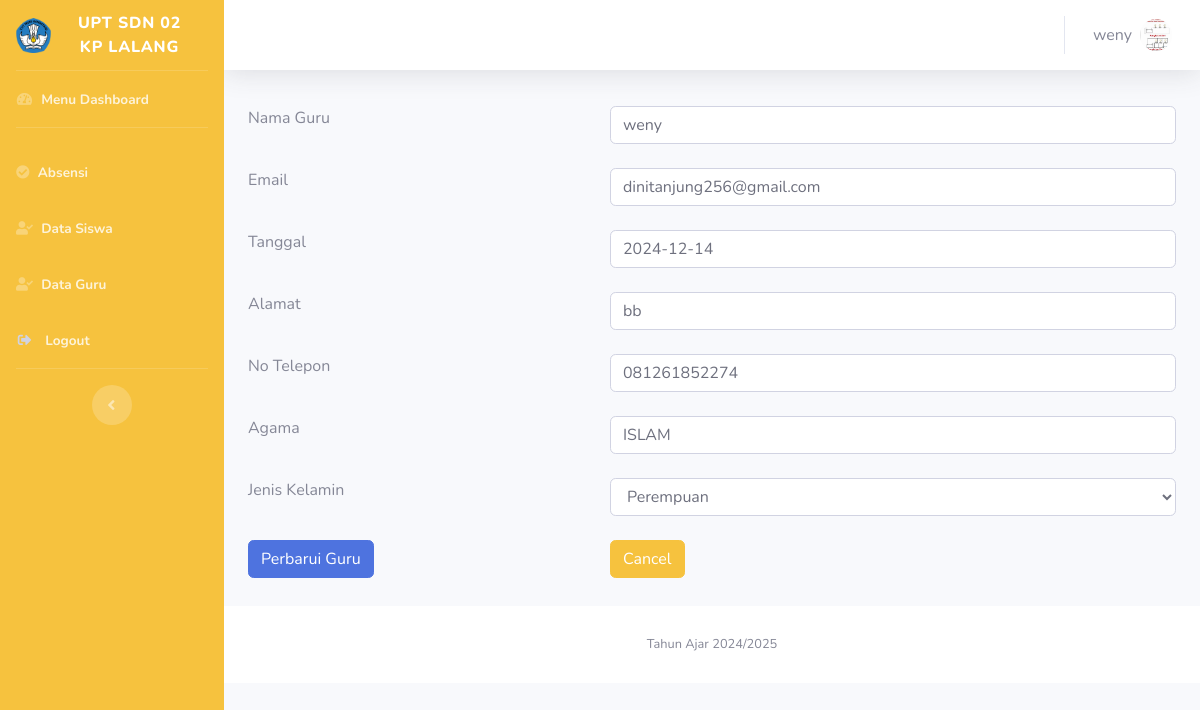
The app's page /editguru.php?edittabel=1 (signed in) with its own data.
### tables this page shows
CREATE TABLE `guru` (
  `NIDN` int(100) NOT NULL,
  `NAME` varchar(30) NOT NULL,
  `JK` varchar(50) NOT NULL DEFAULT '',
  `TGL_LAHIR` date NOT NULL,
  `EMAIL` varchar(30) NOT NULL,
  `PASSWORD` varchar(255) NOT NULL,
  `NO_HP` varchar(15) NOT NULL,
  `FOTO` varchar(255) NOT NULL,
  `AGAMA` varchar(20) NOT NULL,
  `ALAMAT` varchar(255) NOT NULL
);

### editguru.php (the view, shortened to what this page needs)
<?php
include "koneksi.php";
$NAME = $_SESSION["NAME"];
$FOTO = $_SESSION["FOTO"];
if (isset($_GET['edittabel'])) {
    $edit_id = $_GET['edittabel'];
    $query_edit = "SELECT * FROM guru WHERE NIDN = ?";
    $stmt_edit = mysqli_prepare($koneksi, $query_edit);
    mysqli_stmt_bind_param($stmt_edit, "i", $edit_id);
    mysqli_stmt_execute($stmt_edit);
    $result_edit = mysqli_stmt_get_result($stmt_edit);
    $edit_data = mysqli_fetch_assoc($result_edit);
    if ($edit_data) {
        $name = $edit_data['NAME'];
        $jk = $edit_data['JK'];
        $tanggal = $edit_data['TGL_LAHIR'];
        $email = $edit_data['EMAIL'];
        $no_hp = $edit_data['NO_HP'];
        $agama = $edit_data['AGAMA'];
        $alamat = $edit_data['ALAMAT'];
    } else {
        echo "<script>alert('Data tidak ditemukan!');</script>";
    }
}
?>
<!DOCTYPE html>
<html lang="en">
<head>
    <link href="vendor/fontawesome-free/css/all.min.css" rel="stylesheet" type="text/css">
    <link href="css/sb-admin-2.min.css" rel="stylesheet">
    <link href="vendor/datatables/dataTables.bootstrap4.min.css" rel="stylesheet">
</head>
<body id="page-top">
    <div id="wrapper">
        <ul class="navbar-nav bg-warning sidebar sidebar-dark accordion" id="accordionSidebar">
            <a class="sidebar-brand d-flex align-items-center justify-content-center" href="dashboard.php">
                <div class="sidebar-brand-icon">
                    <img src="img/logo.png" width="35">
                </div>
                <div class="sidebar-brand-text mx-3">UPT SDN 02 KP LALANG</div>
            </a>
            <hr class="sidebar-divider my-0">
            <li class="nav-item">
                <a class="nav-link" href="index.php">
                    <i class="fas fa-fw fa-tachometer-alt"></i>
                    <span class="font-weight-bold">Menu Dashboard</span></a>
            </li>
            <hr class="sidebar-divider">
            <li class="nav-item">
                <a class="nav-link" href="absen.php">
                    <i class="fas fa-check-circle"></i>
                    <span class="font-weight-bold">Absensi</span></a>
            </li>
            <li class="nav-item">
                <a class="nav-link" href="lihatsiswa.php">
                    <i class="fas fa-fw fa-user-check"></i>
                    <span class="font-weight-bold">Data Siswa</span></a>
            </li>
            <li class="nav-item">
                <a class="nav-link" href="lihatguru.php">
                <i class="fas fa-fw fa-user-check"></i>
                <span class="font-weight-bold">Data Guru</span></a>
            </li>
            <li class="nav-item">
                <a class="nav-link" href="#" data-toggle="modal" data-target="#logoutModal">
                    <i class="fas fa-sign-out-alt fa-sm fa-fw mr-2 text-gray-400"></i>
                    <span class="font-weight-bold">Logout</span>
                </a>
            </li>
            <hr class="sidebar-divider d-none d-md-block">
            <div class="text-center d-none d-md-inline">
                <button class="rounded-circle border-0" id="sidebarToggle"></button>
            </div>
        </ul>
        <div id="content-wrapper" class="d-flex flex-column">
            <div id="content">
                <nav class="navbar navbar-expand navbar-light bg-white topbar mb-4 static-top shadow">
                    <ul class="navbar-nav ml-auto">
                        <li class="nav-item dropdown no-arrow">
                            <a class="nav-link dropdown-toggle" href="#" id="userDropdown" role="button" data-toggle="dropdown" aria-haspopup="true" aria-expanded="false">
                                <span class="mr-2 text-gray-600"><?= $NAME; ?></span>
                                <img class="img-profile rounded-circle" src="uploads/<?= $FOTO; ?>">
                            </a>
                        </li>
                    </ul>
                </nav>
                <div class="container-fluid">
                    <div class="row">
                        <div class="table-responsive table--no-card m-b-30">
                            <?php if (isset($_GET['edittabel'])) { ?>
                                <form action="" method="post">
                                    <div class="form-group">
                                        <table class="table table-borderless">
                                            <tbody>
                                                <tr>
                                                    <td>Nama Guru</td>
                                                    <td><input type="text" class="form-control" name="name" autocomplete="off" value="<?= $name; ?>"></td>
                                                </tr>
                                                <tr>
                                                    <td>Email</td>
                                                    <td><input type="text" class="form-control" name="email" autocomplete="off" value="<?= $email; ?>"></td>
                                                </tr>
                                                <tr>
                                                    <td>Tanggal</td>
                                                    <td><input type="text" class="form-control" value="<?= $tanggal ?>" name="tanggal"></td>
                                                </tr>
                                                <tr>
                                                    <td>Alamat</td>
                                                    <td><input type="text" class="form-control" value="<?= $alamat ?>" name="alamat"></td>
                                                </tr>
                                                <tr>
                                                    <td>No Telepon</td>
                                                    <td><input type="text" class="form-control" value="<?= $no_hp ?>" name="no_hp"></td>
                                                </tr>
                                                <tr>
                                                    <td>Agama</td>
                                                    <td><input type="text" class="form-control" name="agama" value="<?= $agama; ?>"></td>
                                                </tr>
                                                <tr>
                                                    <td>Jenis Kelamin</td>
                                                    <td>
                                                        <select class="form-control" name="jk">
                                                            <option value="Perempuan" <?= $jk == 'Perempuan' ? 'selected' : ''; ?>>Perempuan</option>
                                                        </select>
                                                    </td>
                                                </tr>
                                                <tr>
                                                    <td><button type="submit" name="update" class="btn btn-primary">Perbarui Guru</button></td>
                                                    <td>
                                                        <a href="lihatguru.php" class="btn btn-warning">
                                                           Cancel
                                                        </a>
                                                    </td>
                                                </tr>
                                            </tbody>
                                        </table>
                                    </div>
                                </form>
                            <?php } ?>
                        </div>
                    </div>
                </div>
               <footer class="sticky-footer bg-white">
                    <div class="container my-auto">
                        <div class="copyright text-center my-auto">
                            <span>Tahun Ajar 2024/2025</span>
                        </div>
                    </div>
                </footer>
            </div>
        </div>
</body>
</html>

### records on screen
guru: name "weny", email "dinitanjung256@gmail.com", tanggal "2024-12-14", alamat "bb", no_hp "081261852274", agama "ISLAM", jk "Perempuan"

### other values on screen
$NAME "weny"
